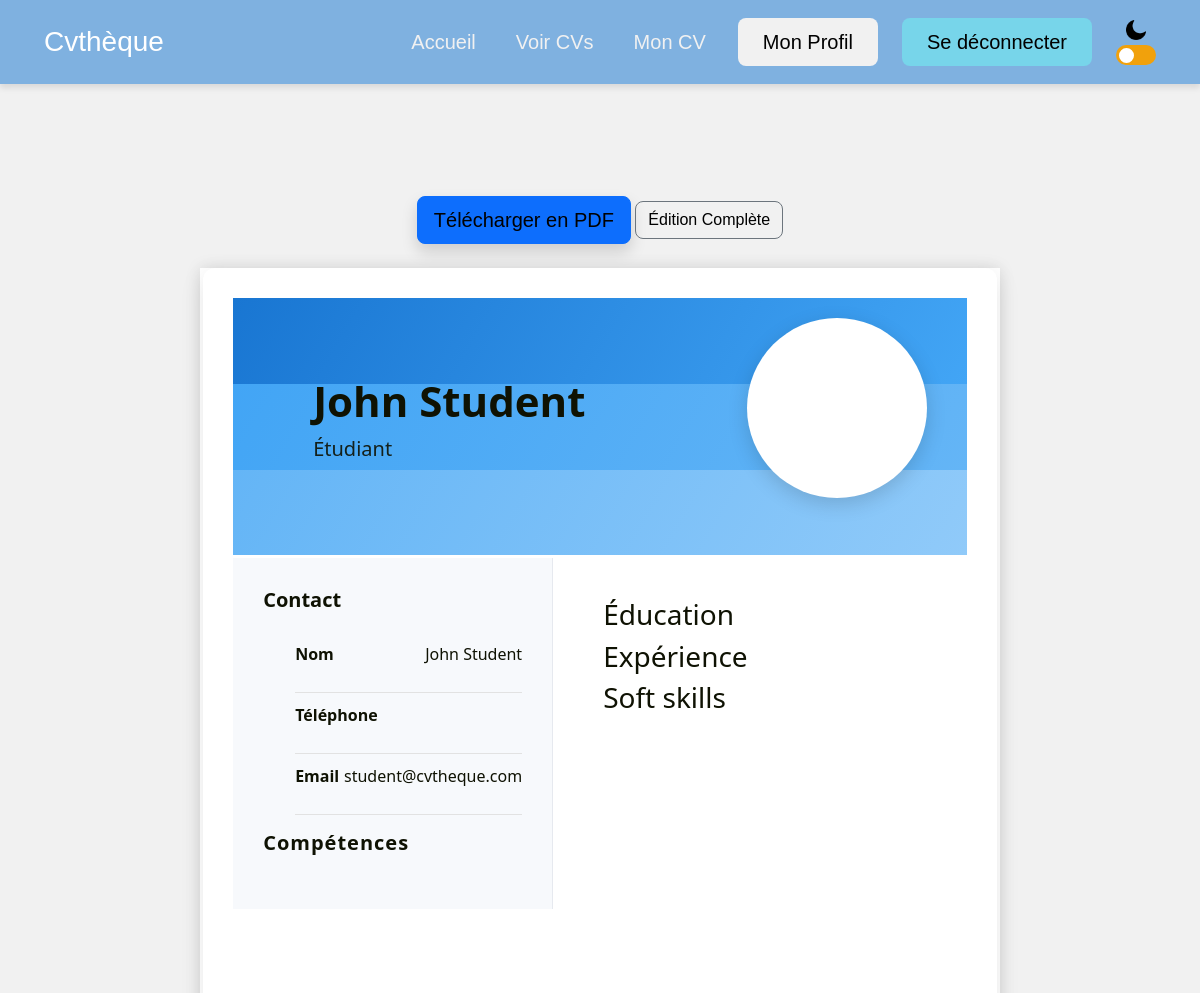
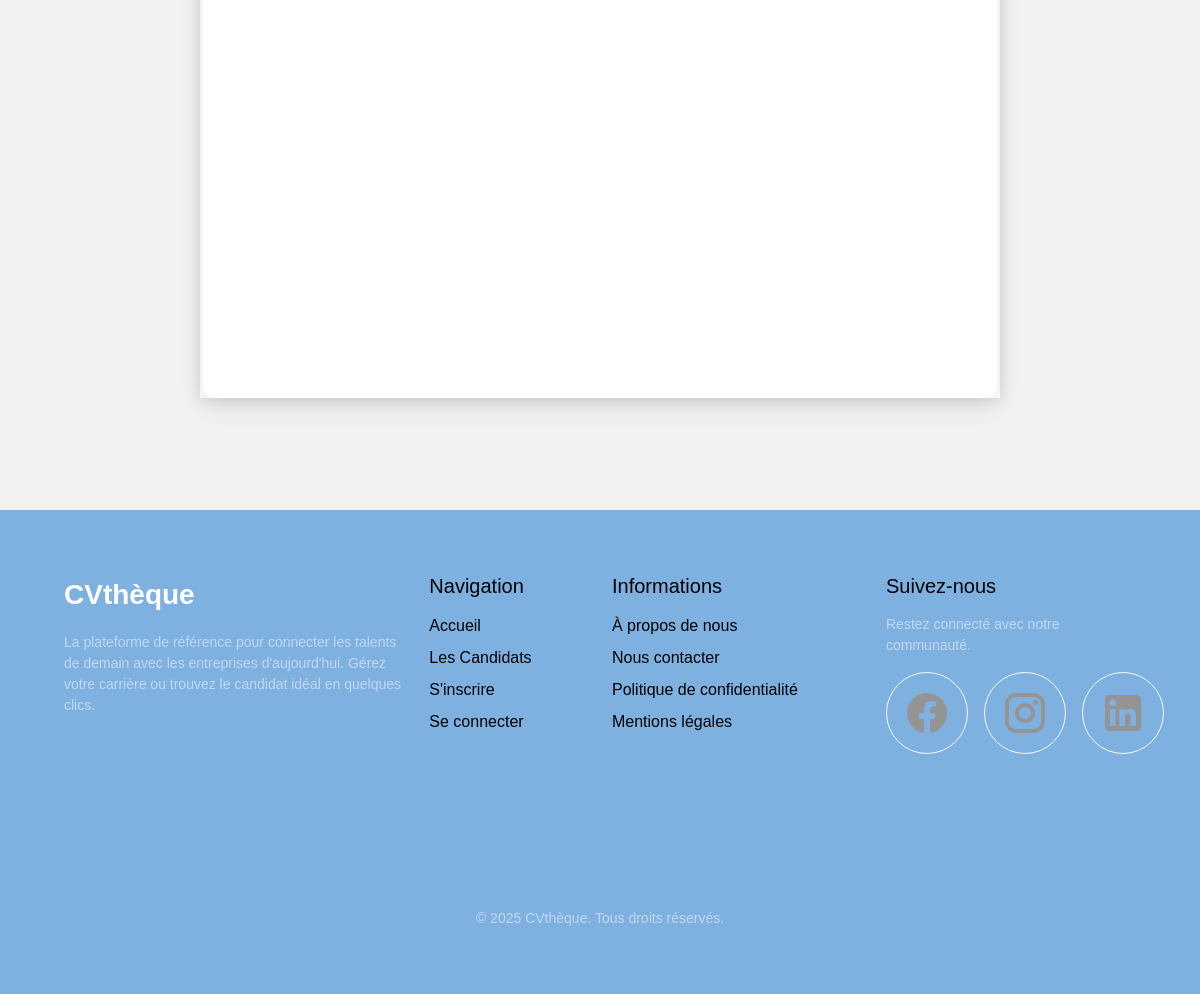
Page /index.php?page=resume3 (signed in) on the committed database (2 pictures, top to bottom).
### tables this page shows
CREATE TABLE IF NOT EXISTS `user` (
  `id` int(11) NOT NULL AUTO_INCREMENT,
  `pwd` varchar(256) NOT NULL,
  `email` varchar(100) NOT NULL,
  `role_id` int(11) NOT NULL DEFAULT 1,
  `firstname` varchar(100) NOT NULL,
  `lastname` varchar(100) NOT NULL,
  `job_title` longtext DEFAULT NULL,
  `picture` longtext DEFAULT NULL,
  `phone` varchar(100) NOT NULL,
  `driver_licence` tinyint(4) DEFAULT NULL,
  `username` varchar(100) NOT NULL,
  `country_id` int(10) UNSIGNED DEFAULT NULL,
  `is_active` tinyint(1) DEFAULT 1,
  PRIMARY KEY (`id`),
  KEY `fk_user_role_idx` (`role_id`),
  KEY `fk_user_country1_idx` (`country_id`)
);

### pages/resume3.php (the view, shortened to what this page needs)
<?php
if (isset($_GET['id']) && !empty($_GET['id'])) {
    $id = intval($_GET['id']);
} elseif (isset($_SESSION['user']['id'])) {
    $id = $_SESSION['user']['id'];
} else {
    header('Location: index.php');
    exit();
}
$msg = "";
$stmt = $pdo->prepare("SELECT * FROM `user` WHERE `id` = :id");
$stmt->execute(['id' => $id]);
$user = $stmt->fetch(PDO::FETCH_ASSOC);
$isOwner = (isset($_SESSION['user']['id']) && $_SESSION['user']['id'] == $id);
?>
<div class="container my-5">
    <div id="container" class="text-center mb-4">
        <?= $msg ?> <button onclick="generatePDF()" class="btn btn-primary btn-lg shadow">
             Télécharger en PDF
        </button>
        <?php if($isOwner): ?>
            <a href="index.php?page=profile-edit" class="btn btn-outline-secondary">
                 Édition Complète
            </a>
        <?php endif; ?>
    </div>
    <div id="doc-target">
    <div class="responsive">
        <div class="CV-header">
            <div class="head-top"></div>
            <div class="head-center"></div>
            <div class="head-bottom"></div>
            <div class="head-words">
                <h3><?= htmlspecialchars($user['firstname'] . ' ' . $user['lastname']) ?></h3>
                <p><?= !empty($user['job_title']) ? htmlspecialchars($user['job_title']) : 'Candidat' ?></p>
            </div>
            <div class="head-image">
                <div class="head-background">
                </div>
            </div>
        </div>
        <section class="section-CV3">
            <aside>
                <div class="profile">
                    <div class="profile-top">
                <div class="contact">
                    <div class="contact-top">
                        <div class="title">
                            <h3>Contact</h3>
                        </div>
                    </div>
                    <div class="contact-bottom">
                        <ul>
                            <li>
                                <div class="p-left"><p>Nom</p></div>
                                <div class="p-right"><p><?= htmlspecialchars($user['firstname'] . ' ' . $user['lastname']) ?></p></div>
                            </li>
                            <li>
                                <div class="p-left"><p>Téléphone</p></div>
                            </li>
                            <li>
                                <div class="p-left"><p>Email</p></div>
                                <div class="p-right"><p><?= htmlspecialchars($user['email']) ?></p></div>
                            </li>
                        </ul>
                    </div>
                </div>
                <div class="skills">
                    <div class="skills-top">
                        <div class="title">
                            <h3>Compétences</h3>
                        </div>
                    </div>
                </div>
            </aside>
            <article>
                <div class="education">
                    <div class="education-top">
                        <div class="icon-left">
                        <div class="title-right"><h3>Éducation</h3></div>
                    </div>
                </div>
                <div class="experience">
                    <div class="experience-top">
                        <div class="icon-left">
                        <div class="title-right"><h3>Expérience</h3></div>
                    </div>
                </div>
                <div class="languages">
                    <div class="languages-top">
                        <div class="icon-left">
                        <div class="title-right"><h3>Soft skills</h3></div>
                    </div>
                </div>
            </article>
        </section>
    </div>
</div>

### assets/css/index.css (style rules this page uses)
* { box-sizing: border-box; }
[data-theme = "light"] { --bg-color: #F1F1F1; --bg2-color: #f5f5f5; --text-color: #010101; --text-color-inverse: #f1f1f1; --profile-bg-card: #797777; --guest-main: #613F75; --guest-hover: #7d5c9c; --guest-primary: #b6859a; --guest-secondary: #965e78; --guest-tertiary: #F39199; --student-main: var(--student-primary); --student-hover: #5C90C7; --student-primary: #7fb1e0; --student-secondary: #77d5ea; --student-tertiary: #A6D4FF; --admin-main: var(--admin-primary); --admin-hover: #C75C5C; --admin-primary: #E38A8A; --admin-secondary: #c75c75; --admin-tertiary: #FFA6A6; }
body { margin: 0; min-height: 100vh; display: flex; flex-direction: column; font-family: Arial, sans-serif; background-color: var(--bg-color); color: var(--text-color); transition: background-color 0.3s ease, color 0.3s ease; }
a { list-style: none; text-decoration: none; color: var(--text-color); }
.container { margin: 0 auto; padding: 4rem; }
.container { margin: 0 auto; max-width: 1200px; }

### assets/css/header-footer.css (style rules this page uses)
.btn { margin: 0 auto; cursor: pointer; transition: all 0.3s ease; color: var(--text-button); }
.btn { cursor: pointer; transition: all 0.3s ease; border-radius: 8px; }

### assets/css/resume.css (style rules this page uses)
#doc-target { font-family: 'Segoe UI', sans-serif; max-width: 800px; margin: 0 auto; box-shadow: 0 0 15px rgba(0, 0, 0, 0.1); background: white; }
.title { font-weight: bold; font-size: 1rem; }

### assets/css/resume2.css (style rules this page uses)
.skills { list-style-type: none; padding: 0; font-size: 1.1rem; letter-spacing: 1px; margin: 0 0 1rem; }

### assets/css/resume3.css (style rules this page uses)
.responsive { max-width: 1100px; border-radius: 12px; box-shadow: 0 8px 25px rgba(0,0,0,0.1); overflow: hidden; width: 210mm; min-height: 297mm; max-height: 297mm; margin: 0 auto; padding: 30px; box-sizing: border-box; background: white; flex-direction: column; }
.CV-header { height: 260px; position: relative; display: flex; justify-content: space-between; }
.head-top, .head-center, .head-bottom { position: absolute; width: 100%; height: 33%; left: 0; z-index: 1; }
.head-top { top: 0; background: linear-gradient(120deg, #1976d2, #42a5f5); }
.head-center { top: 33%; background: linear-gradient(120deg, #42a5f5, #64b5f6); }
.head-bottom { top: 66%; background: linear-gradient(120deg, #64b5f6, #90caf9); }
.head-words { position: absolute; z-index: 2; top: 50%; left: 80px; transform: translateY(-50%); color: #fff; }
.head-words h3 { font-size: 42px; font-weight: 700; text-transform: capitalize; }
.head-words p { font-size: 20px; opacity: .9; }
.head-image { position: absolute; right: 40px; top: 20px; width: 180px; height: 180px; z-index: 3; }
.head-background { background: #fff; width: 100%; height: 100%; border-radius: 50%; padding: 6px; box-shadow: 0 6px 20px rgba(0,0,0,0.15); }
.section-CV3 { display: grid; grid-template-columns: 320px auto; gap: 0; }
aside { background: #f7f9fc; padding: 30px; border-right: 1px solid #e6e9ef; }
.title { display: flex; align-items: center; gap: 10px; color: #1976d2; margin-bottom: 12px; }
.title h3 { font-size: 20px; font-weight: 600; }
.contact-bottom ul li { display: flex; justify-content: space-between; padding: 10px 0; border-bottom: 1px solid #e2e2e2; }
.p-left p { font-weight: 600; color: #1976d2; }
article { padding: 40px 50px; }
.responsive p, .responsive h3 { color: #0F1203; }

### rows in the picture
user: firstname+lastname "John Student", job_title "Étudiant", email "student@cvtheque.com"
